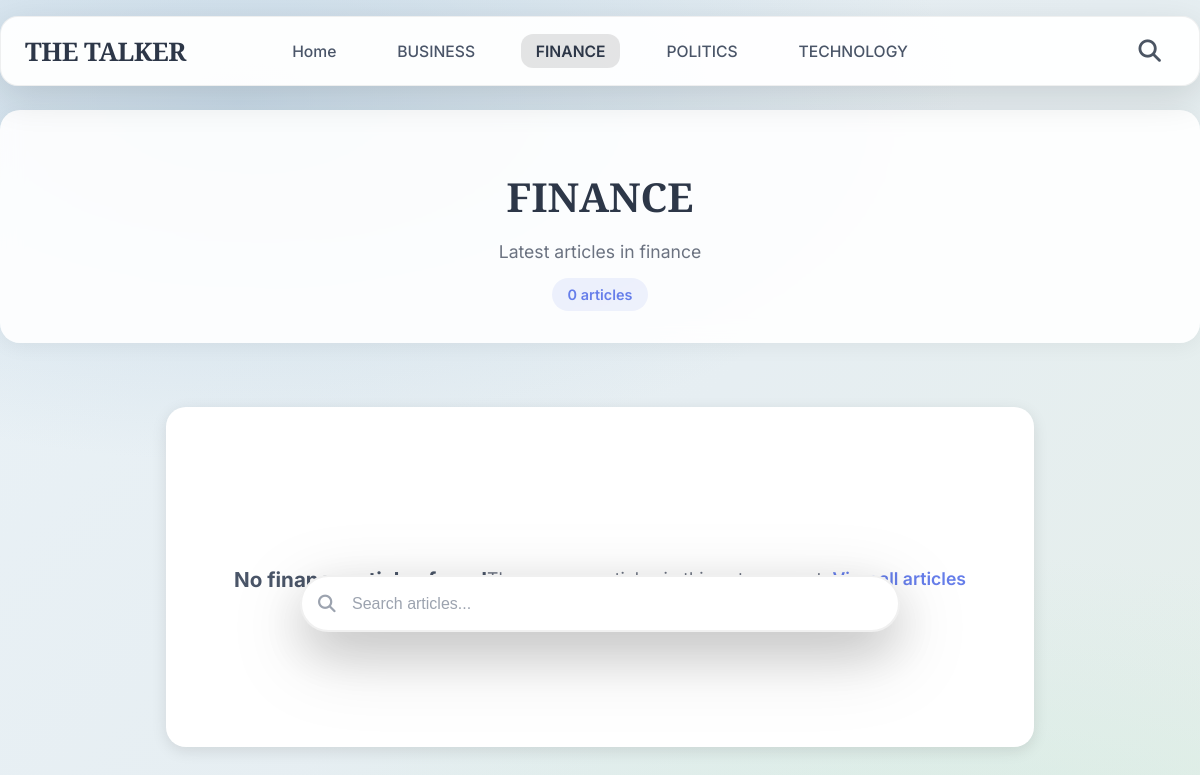
Page /category/4/ on the earlier database version.
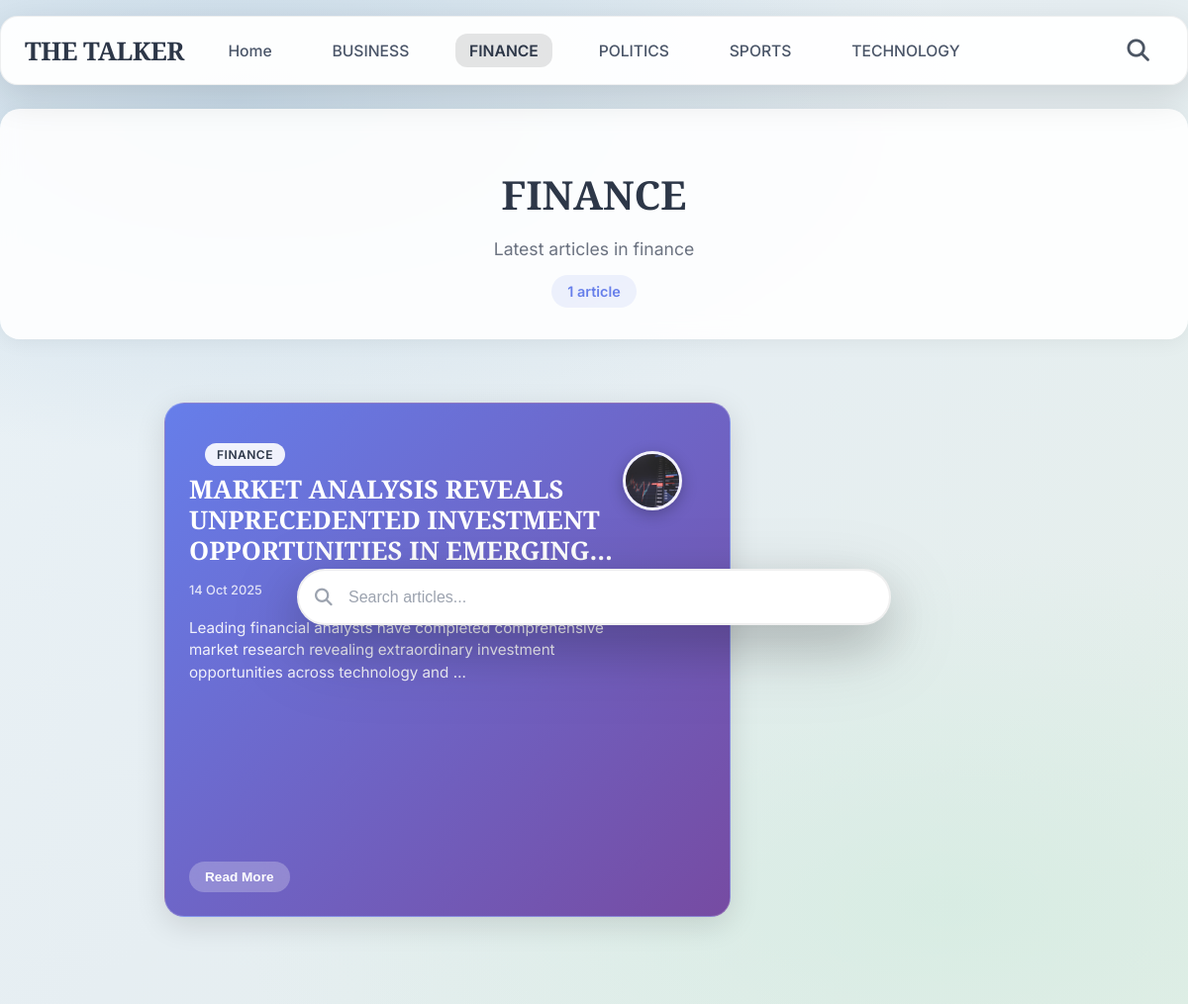
Same page on the later database version.
### blog_app/models.py (models this page shows, shortened)
class Category(models.Model):
    name = models.CharField(max_length=100)
    slug = models.SlugField(unique=True, blank=True)
    description = models.TextField(blank=True)
    created_at = models.DateTimeField(auto_now_add=True)
    class Meta:
        verbose_name_plural = "Categories"
        ordering = ['name']

class Post(models.Model):
    title = models.CharField(max_length=200)
    content = models.TextField()
    author = models.CharField(max_length=100, blank=True, null=True)
    image = models.ImageField(upload_to='post_images/', blank=True, null=True)
    category = models.ForeignKey(Category, on_delete=models.CASCADE, related_name='posts', null=True, blank=True)
    created_at = models.DateTimeField(auto_now_add=True)
    updated_at = models.DateTimeField(auto_now=True)
    featured = models.BooleanField(default=False)
    slug = models.SlugField(max_length=200, blank=True)
    class Meta:
        ordering = ['-created_at']
    def get_absolute_url(self):
        if self.slug:
            return reverse('article_detail', kwargs={'slug': self.slug})
        else:
            return reverse('post_detail', kwargs={'pk': self.pk})

### blog_app/views.py (the view)
# urls.py: path('category/<int:category_id>/', views.category_posts, name='category_posts'),
def category_posts(request, category_id):
    category = get_object_or_404(Category, id=category_id)
    posts = Post.objects.filter(category=category).order_by('-created_at')
    categories = Category.objects.all()
    return render(request, 'blog_app/homepage.html', {
        'posts': posts,
        'categories': categories,
        'current_category': category,
        'page_title': f'{category.name} Articles'
    })

### blog_app/templates/blog_app/homepage.html (shortened to what this page needs)
{% extends 'blog_app/base.html' %}
{% load static %}
{% block extra_css %}
<link rel="stylesheet" href="{% static 'blog_app/homepage.css' %}">
{% endblock %}
{% block content %}
{% if current_category %}
<div class="category-header">
  <div class="category-header-content">
    <h1 class="category-title">{{ current_category.name }}</h1>
    <p class="category-description">Latest articles in {{ current_category.name|lower }}</p>
    <div class="category-stats">
      <span class="article-count">{{ posts|length }} article{{ posts|length|pluralize }}</span>
    </div>
  </div>
</div>
{% endif %}
<div class="desktop-content">
  <section class="desktop-masonry-container">
    <div class="desktop-search-overlay">
      <form class="desktop-search-form" action="{% url 'search_results' %}" method="get">
        <div class="desktop-search-pill">
          <i class="fas fa-search desktop-search-icon"></i>
          <input name="q" type="text" placeholder="Search articles..." value="{{ query|default:'' }}" class="desktop-search-input">
        </div>
      </form>
    </div>
    {% for post in posts %}
      {% with forloop.counter0|add:1 as card_num %}
        <article class="desktop-card {% cycle 'card-1 blue-gradient' 'card-2 coral-gradient' 'card-3 green-gradient' 'card-4 cream-gradient' 'card-5 teal-gradient' 'card-6 purple-gradient' 'card-7 blue-light-gradient' 'card-8 coral-light-gradient' 'card-9 cream-light-gradient' %}">
          <a href="{{ post.get_absolute_url }}" class="desktop-card-link">
            {% if post.category %}
            <div class="category-badge">{{ post.category.name }}</div>
            {% endif %}
            <div class="card-avatar-container">
              {% if card_num == 7 or card_num == 8 %}
                <div class="dual-avatar">
                  <div class="avatar avatar-1">
                    {% if post.image %}
                      <img src="{{ post.image.url }}" alt="{{ post.title }}" class="avatar-img">
                    {% else %}
                      <div class="avatar-placeholder">
                        {% if post.category %}
                          {% if post.category.name == 'Technology' %}👨‍💻
                          {% elif post.category.name == 'Business' %}👩‍💼
                          {% elif post.category.name == 'Opinion' %}💬
                          {% elif post.category.name == 'Culture' %}🎭
                          {% else %}📄{% endif %}
                        {% else %}📄{% endif %}
                      </div>
                    {% endif %}
                  </div>
                  <div class="avatar avatar-2">
                    <div class="avatar-placeholder">👥</div>
                  </div>
                </div>
              {% else %}
                <div class="single-avatar">
                  <div class="avatar main-avatar">
                    {% if post.image %}
                      <img src="{{ post.image.url }}" alt="{{ post.title }}" class="avatar-img">
                    {% endif %}
                  </div>
                </div>
              {% endif %}
            </div>
            <div class="desktop-card-content">
              <h2 class="desktop-card-title">{{ post.title }}</h2>
              <div class="desktop-card-meta">
                <span class="desktop-date">{{ post.created_at|date:"j M Y" }}</span>
              </div>
              <p class="desktop-card-excerpt">{{ post.content|truncatewords:15 }}</p>
              <button class="desktop-read-more-btn">Read More</button>
            </div>
          </a>
        </article>
      {% endwith %}
    {% empty %}
      <div class="no-posts">
        {% if current_category %}
          <h3>No {{ current_category.name|lower }} articles found</h3>
          <p>There are no articles in this category yet. <a href="{% url 'homepage' %}">View all articles</a></p>
        {% else %}
          <h3>No articles available</h3>
          <p>Check back later for new content.</p>
        {% endif %}
      </div>
    {% endfor %}
  </section>
</div>
{% endblock %}

### blog_app/templates/blog_app/base.html (shortened to what this page needs)
{% load static %}
<!doctype html>
<html lang="en">
<head>
  <link rel="stylesheet" href="{% static 'blog_app/base.css' %}">
  <link rel="stylesheet" href="https://cdnjs.cloudflare.com/ajax/libs/font-awesome/6.4.0/css/all.min.css">
  {% block extra_css %}{% endblock %}
</head>
<body>
  <div class="gradient-bg"></div>
  <header class="desktop-header">
    <div class="desktop-nav-bar">
      <nav class="desktop-nav">
        <div class="nav-left">
          <h1 class="site-title">
            <a class="brand-link" href="{% url 'homepage' %}">THE TALKER</a>
          </h1>
        </div>
        <div class="nav-center">
          <div id="navLinks" class="nav-links-inline">
            <a href="{% url 'homepage' %}" class="nav-item {% if not current_category %}active{% endif %}">Home</a>
            {% for category in categories %}
              <a href="{% url 'category_posts' category.id %}"
                 class="nav-item {% if current_category and current_category.id == category.id %}active{% endif %}">
                 {{ category.name }}
              </a>
            {% endfor %}
          </div>
        </div>
        <div class="nav-right">
          <div class="search-container-inline">
            <button id="searchToggle" class="search-toggle-btn" aria-label="Open search">
              <i class="fas fa-search"></i>
            </button>
          </div>
        </div>
      </nav>
    </div>
  </header>
  <main class="app-main container">
    {% block content %}{% endblock %}
  </main>
</body>
</html>

Differences in the rows shown:
changed Category "FINANCE": name "finance" → (not shown)
added Category: name "SPORTS"
now on this page (row edited): Post: category.name "FINANCE", image (picture), title "MARKET ANALYSIS REVEALS UNPRECEDENTED INVESTMENT OPPORTUNITIES IN…", created_at "14 Oct 2025", content "Leading financial analysts have completed comprehensive market research revealing extraordinary investment opportunities across technology and …"
Other differences:
{{ posts|length }}: "0" → "1"
text no longer shown: "No View all articles"
